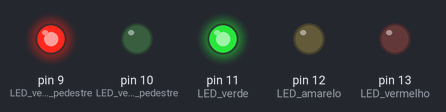
The sketch below on a simulated Arduino Uno, built with avr-gcc and run on an emulated ATmega328P. Parts: output pins drawn as LEDs (lit = HIGH).

Above: at 1.5 s.
At 4.0 s:
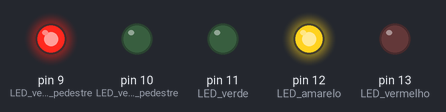
At 7.5 s:
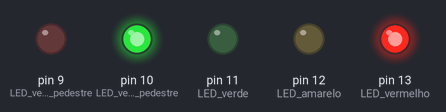
Timing chart, 0 to 13.0 s (numbered marks = the images above):
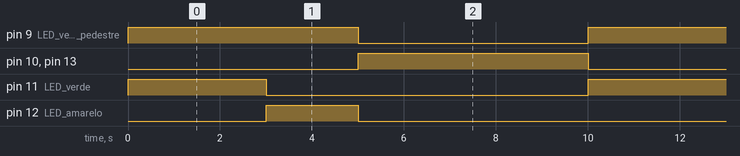

Measured:
- by itself, pin 9 (LED_vermelho_pedestre), pin 10 (LED_verde_pedestre), pin 13 (LED_vermelho): alternates HIGH for 5.0 s and LOW for 5.0 s
- by itself, pin 11 (LED_verde): alternates HIGH for 3.0 s and LOW for 7.0 s
- by itself, pin 12 (LED_amarelo): alternates HIGH for 2.0 s and LOW for 8.0 s

The sketch:

semaforo.ino
```cpp
void setup(){
  // Configura os pinos dos LEDs como saída
  pinMode(11, OUTPUT); // LED verde
  pinMode(12, OUTPUT); // LED amarelo
  pinMode(13, OUTPUT); // LED vermelho
  pinMode(10, OUTPUT); // LED verde pedestre
  pinMode(9, OUTPUT); // LED vermelho pedestre
}

void loop(){
  // Sinal aberto: Verde e vermelho pedrestre ascendem
  digitalWrite(11, HIGH);
  digitalWrite(12, LOW);
  digitalWrite(13, LOW);
  digitalWrite(10, LOW);
  digitalWrite(9, HIGH);

  delay(3000);

  // Sinal reduza: Amarelo e vermelho pedestre ficam acesos
  digitalWrite(11, LOW);
  digitalWrite(12, HIGH);
  digitalWrite(13, LOW);
  digitalWrite(10, LOW);
  digitalWrite(9, HIGH);

  delay(2000);

  // Sinal fechado: Vermelho e verde pedestre ascendem
  digitalWrite(11, LOW);
  digitalWrite(12, LOW);
  digitalWrite(13, HIGH);
  digitalWrite(10, HIGH);
  digitalWrite(9, LOW);

  delay(5000);
}
```
